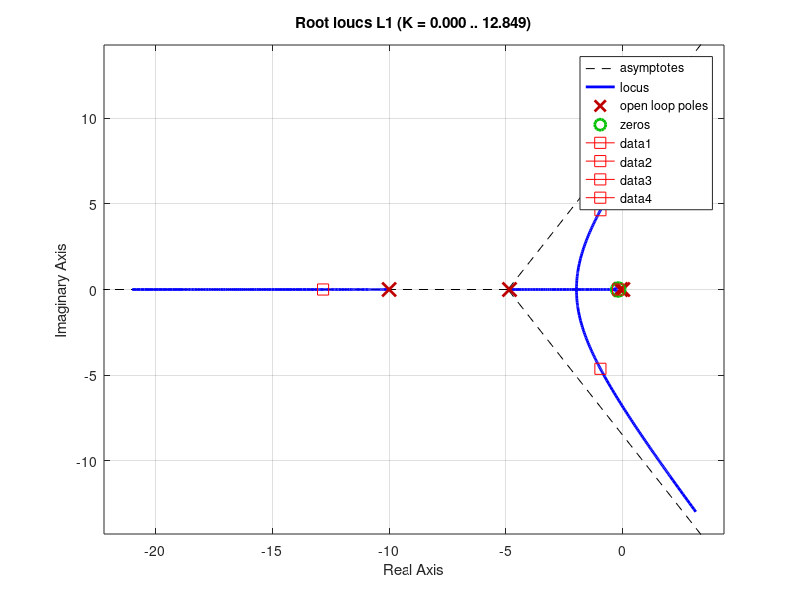
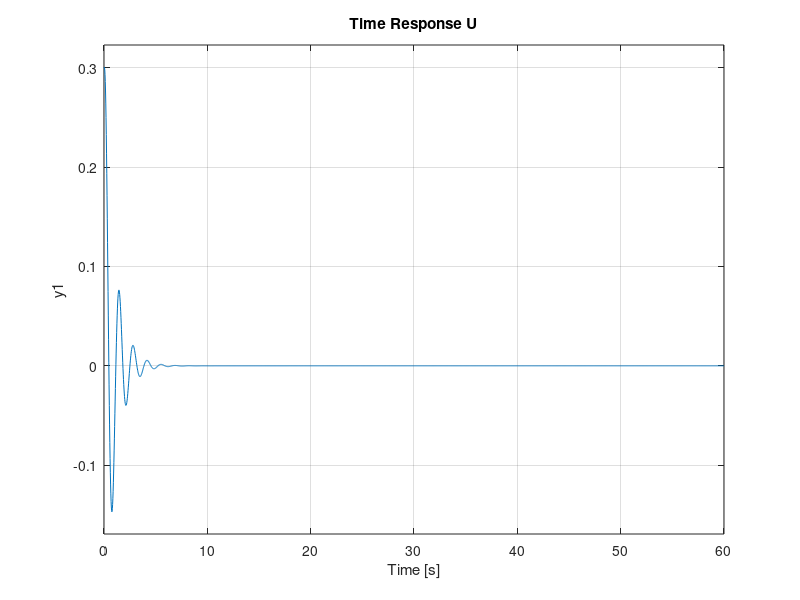
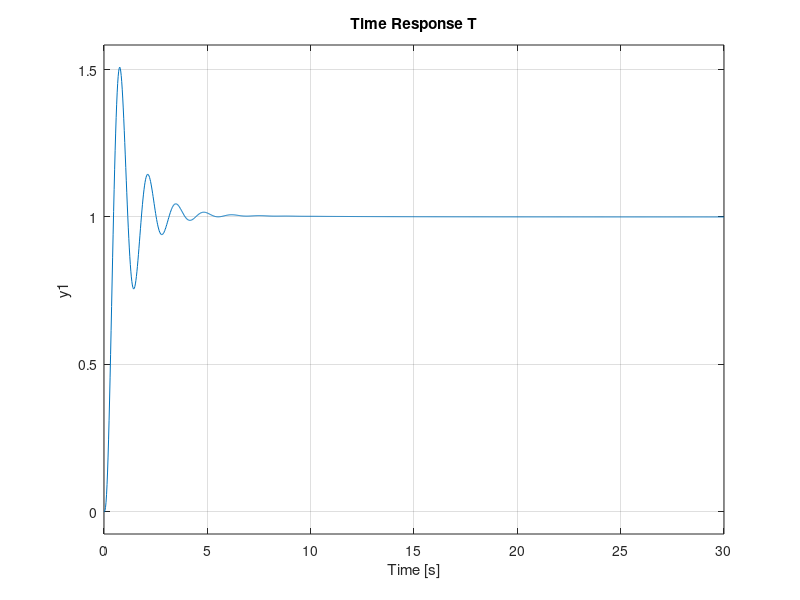

Write MATLAB code to recreate these figures, in order. (Note: this script raises an error after producing the figures.)
% diseño del controlador para el levitador por el lugar de las raices
% definimos las matrices de estado
tao = 0.1
K= 1
p1 = 4.85

A = [0 1 0; 0 -p1 p1; 0 0 -1/tao]
B = [0 0 K/tao]'
C = [1 0 0]

lev = ss(A,B,C,0)
G = tf(lev)

% diseno del controlador
k=6
z=-0.2
p=-0.1
C = zpk([z],[p],k)
%C=20;
L1=C*G;
T=feedback(L1,1)
plc=pole(T);

tam_step =0.05; % m
volt=12;
U=(C*tam_step)/(1+C*G);



% plot de la region de diseno
delete(gcf)

figure(1)
rlocus(L1)

for i =1 : length(plc)
  line(real(plc(i)), imag(plc(i)),  'marker','square', 'color','r', 'markersize', 8)
end


figure(2)
step(U)
title('Time Response U')
grid on


figure(3)
step(T)
title('Time Response T')
grid on

var=c2d(C,10^-3)
Cpif = tf(bilin(ss(C),1,'fwdrec',10^-3))
cdva=ss(Cpif)
%cdvaa=ss(var)

S=1-T;
ep = dcgain(S);